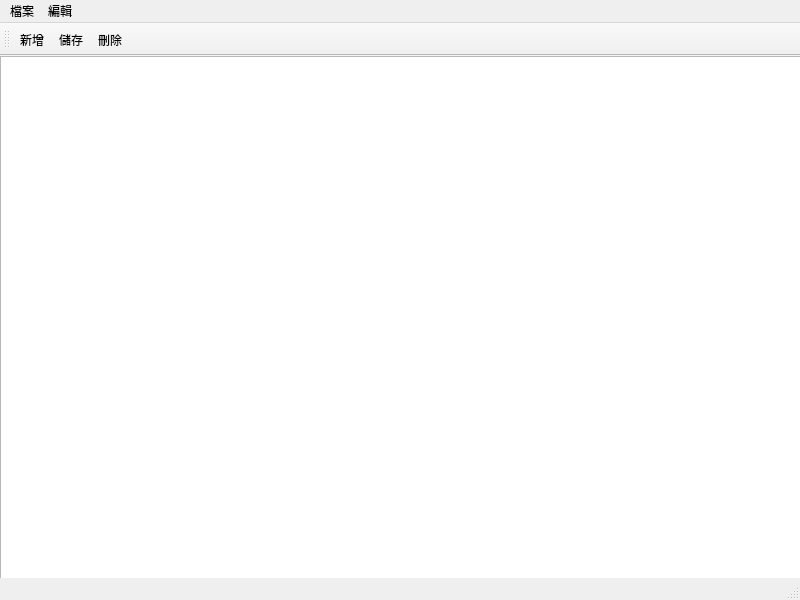
<?xml version="1.0" encoding="UTF-8"?>
<ui version="4.0">
 <class>MainWindow</class>
 <widget class="QMainWindow" name="MainWindow">
  <property name="geometry">
   <rect>
    <x>0</x>
    <y>0</y>
    <width>800</width>
    <height>600</height>
   </rect>
  </property>
  <property name="windowTitle">
   <string>MainWindow</string>
  </property>
  <widget class="QWidget" name="centralwidget">
   <widget class="QPlainTextEdit" name="plainTextEdit">
    <property name="geometry">
     <rect>
      <x>0</x>
      <y>0</y>
      <width>801</width>
      <height>551</height>
     </rect>
    </property>
   </widget>
  </widget>
  <widget class="QMenuBar" name="menubar">
   <property name="geometry">
    <rect>
     <x>0</x>
     <y>0</y>
     <width>800</width>
     <height>26</height>
    </rect>
   </property>
   <widget class="QMenu" name="menu">
    <property name="title">
     <string>檔案</string>
    </property>
    <addaction name="action"/>
    <addaction name="action_2"/>
    <addaction name="action_3"/>
   </widget>
   <widget class="QMenu" name="menu_2">
    <property name="title">
     <string>編輯</string>
    </property>
   </widget>
   <addaction name="menu"/>
   <addaction name="menu_2"/>
  </widget>
  <widget class="QStatusBar" name="statusbar"/>
  <widget class="QToolBar" name="toolBar">
   <property name="windowTitle">
    <string>toolBar</string>
   </property>
   <attribute name="toolBarArea">
    <enum>TopToolBarArea</enum>
   </attribute>
   <attribute name="toolBarBreak">
    <bool>false</bool>
   </attribute>
   <addaction name="action"/>
   <addaction name="action_2"/>
   <addaction name="action_3"/>
  </widget>
  <action name="action">
   <property name="text">
    <string>新增</string>
   </property>
  </action>
  <action name="action_2">
   <property name="text">
    <string>儲存</string>
   </property>
  </action>
  <action name="action_3">
   <property name="text">
    <string>刪除</string>
   </property>
  </action>
 </widget>
 <resources/>
 <connections/>
</ui>
